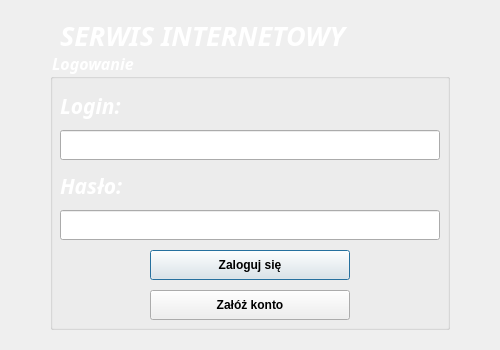
<?xml version="1.0" encoding="UTF-8"?>
<ui version="4.0">
 <class>Login</class>
 <widget class="QDialog" name="Login">
  <property name="geometry">
   <rect>
    <x>0</x>
    <y>0</y>
    <width>500</width>
    <height>350</height>
   </rect>
  </property>
  <property name="windowTitle">
   <string>LOGOWANIE</string>
  </property>
  <property name="windowIcon">
   <iconset resource="images.qrc">
    <normaloff>:/image/icon.png</normaloff>:/image/icon.png</iconset>
  </property>
  <property name="styleSheet">
   <string notr="true">#centralWidget
{
	border-image:url(:/image/background_3.jpg);
}
#label_2, #label_3, #label_4, #groupBox
{
	color:white;
}
</string>
  </property>
  <widget class="QWidget" name="centralWidget" native="true">
   <property name="enabled">
    <bool>true</bool>
   </property>
   <property name="geometry">
    <rect>
     <x>0</x>
     <y>0</y>
     <width>500</width>
     <height>350</height>
    </rect>
   </property>
   <property name="styleSheet">
    <string notr="true"/>
   </property>
   <widget class="QGroupBox" name="groupBox">
    <property name="geometry">
     <rect>
      <x>50</x>
      <y>50</y>
      <width>400</width>
      <height>280</height>
     </rect>
    </property>
    <property name="font">
     <font>
      <family>Corbel</family>
      <pointsize>12</pointsize>
      <weight>75</weight>
      <italic>true</italic>
      <bold>true</bold>
     </font>
    </property>
    <property name="styleSheet">
     <string notr="true"/>
    </property>
    <property name="title">
     <string>Logowanie</string>
    </property>
    <widget class="QPushButton" name="pushButton">
     <property name="geometry">
      <rect>
       <x>100</x>
       <y>200</y>
       <width>200</width>
       <height>30</height>
      </rect>
     </property>
     <property name="font">
      <font>
       <weight>75</weight>
       <bold>true</bold>
      </font>
     </property>
     <property name="styleSheet">
      <string notr="true"/>
     </property>
     <property name="text">
      <string>Zaloguj się</string>
     </property>
    </widget>
    <widget class="QLineEdit" name="lineEdit_username">
     <property name="geometry">
      <rect>
       <x>10</x>
       <y>80</y>
       <width>380</width>
       <height>30</height>
      </rect>
     </property>
     <property name="font">
      <font>
       <family>Calibri</family>
       <pointsize>11</pointsize>
       <weight>50</weight>
       <bold>false</bold>
      </font>
     </property>
     <property name="text">
      <string/>
     </property>
    </widget>
    <widget class="QLineEdit" name="lineEdit_password">
     <property name="enabled">
      <bool>true</bool>
     </property>
     <property name="geometry">
      <rect>
       <x>10</x>
       <y>160</y>
       <width>380</width>
       <height>30</height>
      </rect>
     </property>
     <property name="font">
      <font>
       <family>Calibri</family>
       <pointsize>11</pointsize>
      </font>
     </property>
     <property name="text">
      <string/>
     </property>
     <property name="echoMode">
      <enum>QLineEdit::Password</enum>
     </property>
    </widget>
    <widget class="QLabel" name="label_3">
     <property name="geometry">
      <rect>
       <x>10</x>
       <y>120</y>
       <width>191</width>
       <height>31</height>
      </rect>
     </property>
     <property name="font">
      <font>
       <family>Corbel</family>
       <pointsize>16</pointsize>
       <weight>75</weight>
       <italic>true</italic>
       <bold>true</bold>
      </font>
     </property>
     <property name="text">
      <string>Hasło:</string>
     </property>
    </widget>
    <widget class="QLabel" name="label_2">
     <property name="geometry">
      <rect>
       <x>10</x>
       <y>40</y>
       <width>191</width>
       <height>31</height>
      </rect>
     </property>
     <property name="font">
      <font>
       <family>Corbel</family>
       <pointsize>16</pointsize>
       <weight>75</weight>
       <italic>true</italic>
       <bold>true</bold>
      </font>
     </property>
     <property name="text">
      <string>Login:</string>
     </property>
    </widget>
    <widget class="QPushButton" name="pushButton_2">
     <property name="geometry">
      <rect>
       <x>100</x>
       <y>240</y>
       <width>200</width>
       <height>30</height>
      </rect>
     </property>
     <property name="font">
      <font>
       <weight>75</weight>
       <bold>true</bold>
      </font>
     </property>
     <property name="styleSheet">
      <string notr="true"/>
     </property>
     <property name="text">
      <string>Załóż konto</string>
     </property>
    </widget>
   </widget>
   <widget class="QLabel" name="label_4">
    <property name="geometry">
     <rect>
      <x>60</x>
      <y>20</y>
      <width>361</width>
      <height>30</height>
     </rect>
    </property>
    <property name="font">
     <font>
      <family>Corbel</family>
      <pointsize>20</pointsize>
      <weight>75</weight>
      <italic>true</italic>
      <bold>true</bold>
     </font>
    </property>
    <property name="focusPolicy">
     <enum>Qt::NoFocus</enum>
    </property>
    <property name="contextMenuPolicy">
     <enum>Qt::NoContextMenu</enum>
    </property>
    <property name="styleSheet">
     <string notr="true"/>
    </property>
    <property name="text">
     <string>SERWIS INTERNETOWY</string>
    </property>
   </widget>
   <widget class="QLabel" name="label">
    <property name="geometry">
     <rect>
      <x>50</x>
      <y>330</y>
      <width>300</width>
      <height>15</height>
     </rect>
    </property>
    <property name="font">
     <font>
      <weight>75</weight>
      <bold>true</bold>
     </font>
    </property>
    <property name="text">
     <string/>
    </property>
   </widget>
  </widget>
 </widget>
 <layoutdefault spacing="6" margin="11"/>
 <tabstops>
  <tabstop>lineEdit_username</tabstop>
  <tabstop>lineEdit_password</tabstop>
  <tabstop>pushButton</tabstop>
 </tabstops>
 <resources>
  <include location="images.qrc"/>
 </resources>
 <connections/>
</ui>
